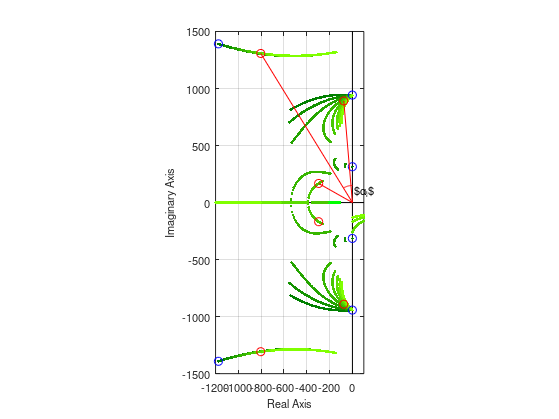

Source code (MATLAB):
close all
clear

% figure options
myFontSize = 8;
myLineWidth = 2;
figSize = [530    55   360   480];
FB=input('Store as eps file (y/N)?: ','s');

% transfer function
L    =  85e-6;   % [H]
Ccap = 275e-6;   % [F]
R    = 0.010;    % [ohm]

% G = b/(s^2 + a*s + b)
b = 10463/(Ccap*10000*L);
a = (3259 + 10000*R)/(10000*L);

% harmonics
w1 = 2*pi*50;
w3 = 3*w1;

% -----------------------------------------------------
% least squares fitting over grid

L = 0;      % lower bound of gains
U = 1000;   % upper bound of gains

h1 = 125; % step size dimension 1
h2 = 10;  % step size dimension 2
nPoints  = ((U-L)/h1);
nPoints2 = ((U-L)/h2);
AllRoots = zeros(nPoints, nPoints2, 6);

% enumerate the boxes
LV  = L:h1:U-h1; % vector of gains
LV2 = L:h2:U-h2; % vector of gains
figure(1), grid on
set(gcf,'outerposition', figSize, 'PaperPositionMode', 'auto')

% plot axes
plot([0, 0], [-2500, 2500], 'k'), hold on
plot([-1900, 300], [0, 0], 'k')

for kkk1 = 1:length(LV)
    for kkk2 = 1:length(LV2)
        
        L1 = LV(kkk1);
        L3 = LV2(kkk2);
        
        % coefficients of denominator polynomial
        den = [1 ;
            a ;
            (w1^2 + w3^2 + b);
            (a*w1^2 + a*w3^2 + L1*b + L3*b);
            (w1^2*w3^2 + b*w1^2 + b*w3^2);
            (a*w1^2*w3^2 + L3*b*w1^2 + L1*b*w3^2) ;
            b*w1^2*w3^2];
        
        rot = roots(den);
        
        % shift one pole pair closer to origin to have better view
        rot(1) = rot(1) + 800 - 5000i;
        rot(2) = rot(2) + 800 + 5000i;
        
        AllRoots( kkk1, kkk2, : ) = rot; 
    end
end

AllRoots = complex(AllRoots);
plot(reshape(AllRoots, [6*nPoints*nPoints2, 1]), 'g.'), hold on, grid on

for ii = 1: nPoints
    for kk = 1:6
        plot(complex(AllRoots(ii,:,kk)), '.', 'color', [0+(ii-1)/(nPoints-1)*0.5, 0.5+(ii-1)/(nPoints-1)*0.5, 0])
    end
end


%%% Plot blue circles for small PR gains %%%%%%%%%%%%%%%%%%%%%%%%%%%%%%%%%%
L1 = 1;
L3 = 1;

den = [1 ;
    a ;
    (w1^2 + w3^2 + b);
    (a*w1^2 + a*w3^2 + L1*b + L3*b);
    (w1^2*w3^2 + b*w1^2 + b*w3^2);
    (a*w1^2*w3^2 + L3*b*w1^2 + L1*b*w3^2) ;
    b*w1^2*w3^2];

rot = roots(den);
rot(1) = rot(1) + 800 - 5000i;
rot(2) = rot(2) + 800 + 5000i;
plot(rot, 'bo')

p11 = [real(rot(1)) imag(rot(1))];                         % First Point
p21 = [real(rot(3)) imag(rot(3))];
p31 = [real(rot(5)) imag(rot(5))];


%%% Plot red circles for larger PR gains %%%%%%%%%%%%%%%%%%%%%%%%%%%%%%%%%%
L1 = 500;
L3 = 200;

den = [1 ;
    a ;
    (w1^2 + w3^2 + b);
    (a*w1^2 + a*w3^2 + L1*b + L3*b);
    (w1^2*w3^2 + b*w1^2 + b*w3^2);
    (a*w1^2*w3^2 + L3*b*w1^2 + L1*b*w3^2) ;
    b*w1^2*w3^2];

rot = roots(den);
rot(1) = rot(1) + 800 - 5000i;
rot(2) = rot(2) + 800 + 5000i;
plot(rot, 'ro')

% plot connection to zero
plot([0,real(rot(1))], [0,imag(rot(1))], 'r')
plot([0,real(rot(3))], [0,imag(rot(3))], 'r')
axis([-1200, 100, -1500, 1500])
axis equal

%%% Plot connection between small and larger gain points %%%%%%%%%%%%%%%%%%
% p12 = [real(rot(1)) imag(rot(1))];
% p22 = [real(rot(3)) imag(rot(3))];
% p32 = [real(rot(5)) imag(rot(5))];

% dp1 = p12-p11;                         % Difference
% dp2 = p22-p21;
% dp3 = p32-p31;

% quiver(p11(1),p11(2),dp1(1),dp1(2),0, 'MaxHeadSize',0.5)
% quiver(p21(1),p21(2),dp2(1),dp2(2),0, 'MaxHeadSize',0.5)
% quiver(p31(1),p31(2),dp3(1),dp3(2),0, 'MaxHeadSize',0.5)


plot([0, real(rot(5))], [0, imag(rot(5))], 'r')
txt = '$\alpha_i$';
text(20, 100, txt, 'FontSize', myFontSize)

alpha = atan(-real(rot(1))/imag(rot(1)));
thvec = 0:0.01:alpha;
V1 = 150*cos(thvec + pi/2);
V2 = 150*sin(thvec + pi/2);
plot(V1, V2, 'r')

xlabel('Real Axis')
ylabel('Imaginary Axis')
set(gca,'FontSize', myFontSize);
set(findall(gcf, '-property', 'FontSize'), 'FontSize', myFontSize)


if (FB=='y' | FB=='Y')
    matlabfrag('root_locus_2D')
    movefile('root_locus_2D.*', '../fig', 'f')
end



